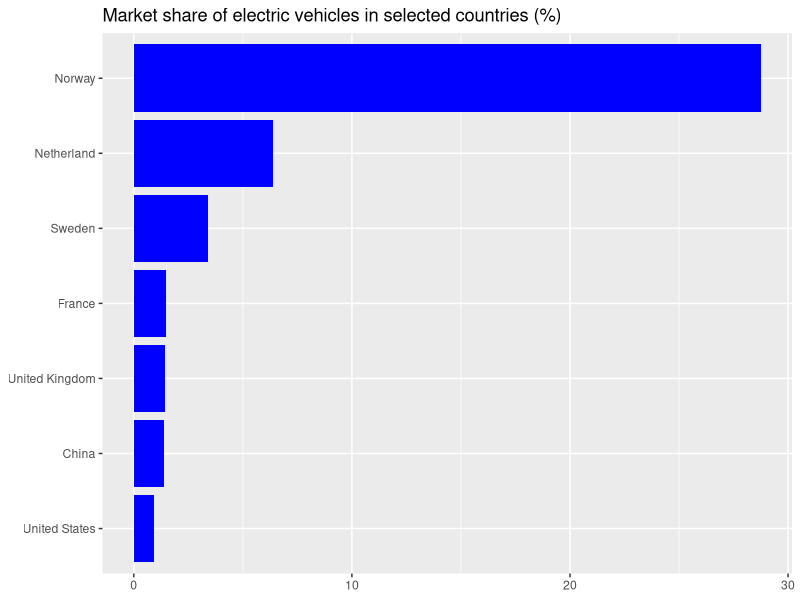

This chart was generated by the following R code:
#This code plots the global market share for electric vehicles (EV) for selected countries.

#created on 8/28/2018

#author: Benjamin Tayo

library(tidyverse)
library(readr)
data<-read_csv("global_EV_2016.csv",col_names = FALSE)
head(data)
data<-data[-c(1,2),]
names(data)<-c("country","sales_bev","stock_bev","sales_phev","stock_phev","shares")
head(data)

data%>%drop_na(shares)%>%mutate(shares=parse_number(shares))%>%
  filter(shares>=0.91)%>%ggplot(aes(reorder(country, shares),shares))+geom_col(fill="blue")+
  coord_flip()+ theme(axis.title.x=element_blank())+theme(axis.title.y=element_blank())+
  ggtitle("Market share of electric vehicles in selected countries (%)")
